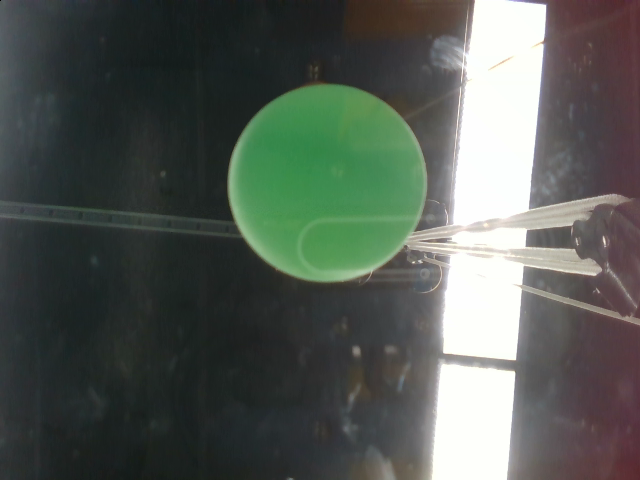
#> input picture src/images/rgb/set2/0_1_Color.png, 640 x 480 px, found by its file name; its folder holds only this picture in this run
$ jupyter execute --allow-errors 'Equation Generator.ipynb'
#> lines starting #> are read from the running program, lines starting #| are printed output that depends on the picture; after the words box and inside, x2 and y2 are one past the last pixel; in counts of white or black regions, pixels touching at a corner belong together; long printed decimals are rounded
#> further down, img is the input picture: shape (480, 640, 3); mean B, G, R 84.9, 91.3, 84.7
[cell 1]
import numpy as np
from numpy import sin, cos
import cv2
import time
from math import pi
import os
import matplotlib.pyplot as plt
from scipy.optimize import curve_fit

[cell 2]
max_value = 255
max_value_H = 360 // 2

H_scale = 255/360.0 #H values span from 0-360
S_V_scale = 255/100.0 #S and V values span from 0-100

    #CHANGE THESE HSV VALUES
H_low = 80
S_low = 23
V_low = 50
H_high = 150
S_high = 100
V_high = 100

#Use HSV Color Picker values and scale to 0-255 range
red_lower = (int(H_low*H_scale), int(S_low*S_V_scale), int(V_low*S_V_scale))
red_upper = (int(H_high*H_scale), int(S_high*S_V_scale), int(V_high*S_V_scale))
window_capture_name = 'Video Capture'
window_detection_name = 'Object Detection'
low_H_name = 'Low H'
low_S_name = 'Low S'
low_V_name = 'Low V'
high_H_name = 'High H'
high_S_name = 'High S'
high_V_name = 'High V'

# [4 lines of commented-out code are left out]

[cell 3]
# [70 lines left out: functions rotate, on_low_H_thresh_trackbar, on_high_H_thresh_trackbar, on_low_S_thresh_trackbar, on_high_S_thresh_trackbar, on_low_V_thresh_trackbar and 1 more, not called in this run]

[cell 4]
def track(frame):
    blurred = cv2.GaussianBlur(frame, (11, 11), 0)
    hsv = cv2.cvtColor(blurred, cv2.COLOR_BGR2HSV)
#> hsv: shape (480, 640, 3); mean H, S, V 81.3, 42, 94.7
    mask = cv2.inRange(hsv, red_lower, red_upper)
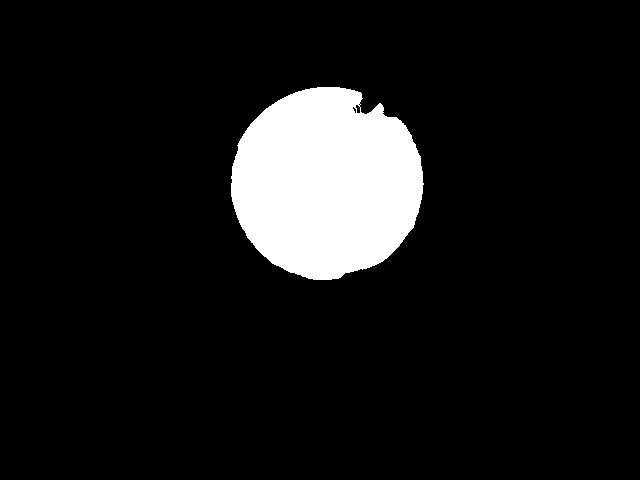
#> mask: shape (480, 640); 9.3% white; 1 white region, box (x1, y1, x2, y2) and area: (231, 87, 424, 280) 28653
    mask = cv2.erode(mask, None, iterations=2)
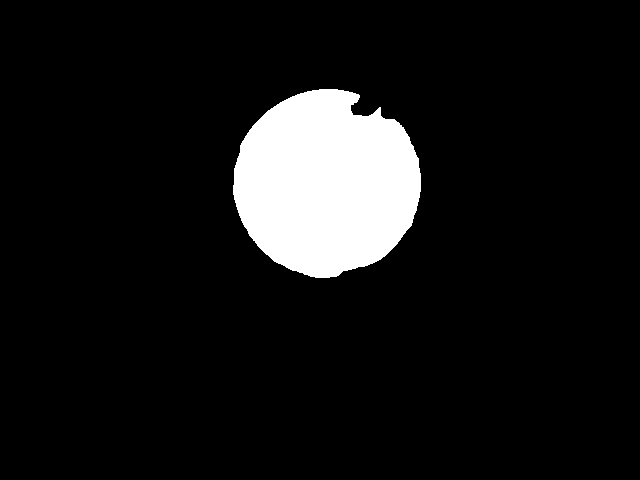
#> mask: shape (480, 640); 8.8% white; 1 white region, box (x1, y1, x2, y2) and area: (233, 89, 421, 278) 27019
    mask = cv2.dilate(mask, None, iterations=2)
#> mask: shape (480, 640); 9.3% white; 1 white region
    cnts, trash = cv2.findContours(mask.copy(), cv2.RETR_EXTERNAL, cv2.CHAIN_APPROX_SIMPLE)
#> cnts = 1 contour; box (x1, y1, x2, y2) and area: (231, 87, 423, 280) 28322; trash = [[-1, -1, -1, -1]]
    center = None

    if len(cnts) > 0:
        c = max(cnts, key=cv2.contourArea)
#> c = contour of 265 points, box (x1, y1, x2, y2) (231, 87, 423, 280), area 28322
        ((x, y), radius) = cv2.minEnclosingCircle(c)
#> x = 326.8; y = 182.7; radius = 97.24
        M = cv2.moments(c)
#> M = moments, m00 28322.5, centre m10/m00, m01/m00 = (325.9, 183.4)
        center = (int(M["m10"] / M["m00"]), int(M["m01"] / M["m00"]))
#> center = (325, 183)

        if radius > 15:
            cv2.circle(frame, (int(x), int(y)), int(radius), (0, 255, 255), 2)
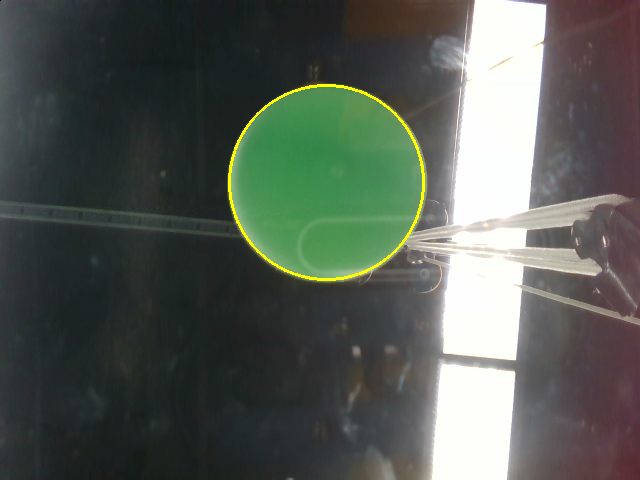
#> frame: shape (480, 640, 3); 0.56% of pixels changed, all inside (x1, y1, x2, y2) = (228, 84, 425, 281)
            cv2.circle(frame, center, 5, (0, 0, 255), -1)
#> frame: shape (480, 640, 3); 0.03% of pixels changed, all inside (x1, y1, x2, y2) = (320, 178, 331, 189)
            xoffset = int(center[0])
#> xoffset = 325
            yoffset = int(center[1])
#> yoffset = 183
        else:
            xoffset = 0
            yoffset = 0
    else:
        xoffset = 0
        yoffset = 0
    #cv2.imshow('image',frame)
    #cv2.waitKey(0)
    #cv2.destroyAllWindows()
    return radius

[cell 5]
path = 'C:/Users/madis/images/rgb/set2'
folder = os.fsencode(path)
r = []
d = []

for file in os.listdir(folder):
    filename = os.fsdecode(file)
    filepath = os.path.join(path, filename)
    if filename.endswith( ('.png') ): # whatever file types you're using...
        img = cv2.imread(filepath)
        dist = int(filename.split('_')[0])
        radius = track(img)
#> radius = 97.24
        r.append(radius)
        d.append(dist)
        #print(filename)

13_1_color.png
13_2_color.png
14_1_Color.png
14_2_Color.png
14_3_Color.png
15_1_Color.png
15_2_Color.png
15_3_Color.png

[cell 6]
# [7 lines left out: function equation, not called in this run]

[cell 7]
def linear(x, a, b):
    return a*x + b

[cell 8]
def inverse(x, a, b):
    return a/x + b

[cell 9]
def parabolic(x, a0, a1, a2):
    return a2*np.power(x, 2) + a1 * x + a0

[cell 10]
def exponential(x, a, b, c):
    return a * np.exp(-b*x) + c

[cell 11]
def f(x,a,b,c, d):
    return a*np.exp(-b*(x+d))+c

[cell 12]
threshhold_height = 2
small_r = []
small_d = []
big_r = []
big_d = []
for i in range(len(d)):
    if d[i] > threshhold_height:
        big_r.append(r[i])
        big_d.append(d[i])
    else:
        small_r.append(r[i])
        small_d.append(d[i])
#> after the loop, big_d = []; big_r = []; small_d = [0]; small_r = [97.24]
print(small_r, small_d, big_r, big_d)
#| [97.242] [0] [] []

[cell 13]
x = np.linspace(0, 100, 1000)
#popt1, pcov1 = curve_fit(linear, r, d)
#popt2, pcov2 = curve_fit(parabolic, r, d)
#popt3, pcov3 = curve_fit(exponential, r, d)
#> (the rest of this cell did not finish here and is left out)

popt5, pcov5 = curve_fit(linear, big_r, big_d)
popt6, pcov6 = curve_fit(parabolic, small_r, small_d)
popt7, pcov7 = curve_fit(parabolic, big_r, big_d)

#plt.plot(x, linear(x, *popt4), 'r-')

x1 = np.linspace(0, 60, 100)
x2 = np.linspace(60, 100, 100)
plt.plot(x2, parabolic(x2, *popt6), 'g-')
#plt.plot(x, linear(x, *popt5), 'r-')
#plt.plot(x, parabolic(x, *popt7), 'g-')


plt.plot(x1, f(x1,13.16154266,  0.04618347, 0.10378283, -25))

print(popt6)

plt.plot(r, d, 'ro')
plt.xlabel('radius')
plt.ylabel('height')
plt.ylim((0, 20))
plt.xlim((20, 100))
plt.show()

[cell 14]
x = np.linspace(0, 100, 1000)
x_shifted = np.linspace(25, 195, 1000)
r_prime = [i - 25 for i in r]
#> r_prime = [72.24]

#> (the rest of this cell did not finish here and is left out)

#x_prime = [a + 25 for a in x]
plt.plot(x, exponential(x, *popt3), 'b-')
print(popt3)

#x, y = equation(d, r, 2)
plt.plot(r_prime, d, 'ro')
plt.plot(r, d, 'go')

plt.plot(x, f(x,13.16154266,  0.04618347, 0.10378283, -25))

#plt.plot(x_shifted, y, 'y')
#plt.plot(x, 4.98794026*np.exp(-0.08947573*(x-25))+.07551643, 'b')
#plt.plot(x, y, 'g')
plt.xlabel('radius')
plt.ylabel('height')
plt.show()

$ run again, on src/images/rgb/set2/10_3_Color.png
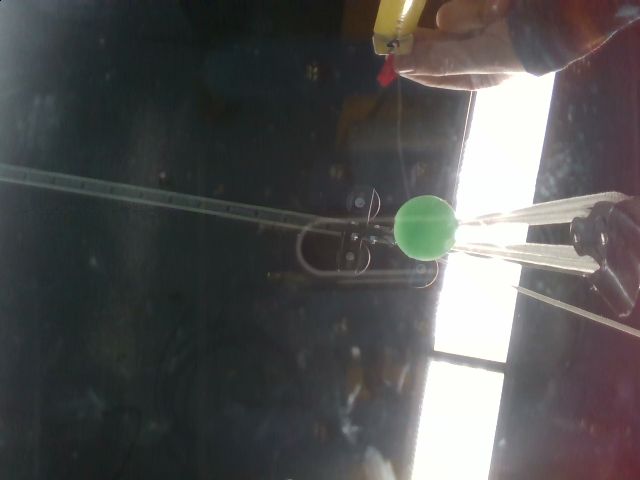
#> input picture src/images/rgb/set2/10_3_Color.png, 640 x 480 px, found by its file name
#> img is the input picture: shape (480, 640, 3); mean B, G, R 82.4, 82.9, 83.1
#> hsv: shape (480, 640, 3); mean H, S, V 86.7, 35.5, 87.6
#> in track, `mask = cv2.erode(mask, None, iterations=2)`:
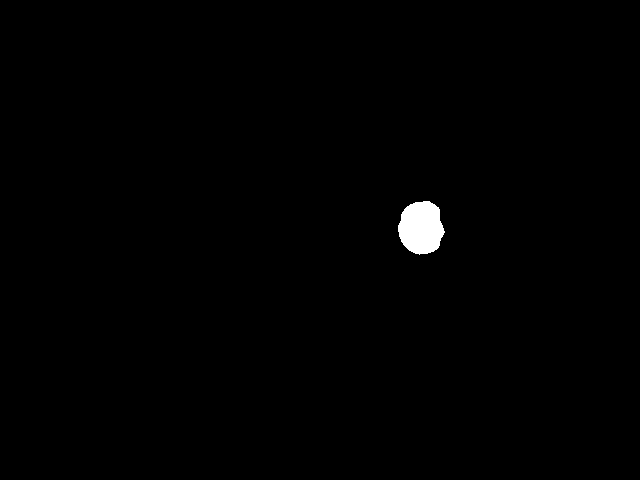
#> mask: shape (480, 640); 0.62% white; 1 white region, box (x1, y1, x2, y2) and area: (398, 201, 445, 255) 1920
#> cnts = 1 contour; box (x1, y1, x2, y2) and area: (396, 199, 447, 257) 2259; trash = [[-1, -1, -1, -1]]
#> c = contour of 77 points, box (x1, y1, x2, y2) (396, 199, 447, 257), area 2259
#> in track, `((x, y), radius) = cv2.minEnclosingCircle(c)`: x = 422.1; y = 227; radius = 29.41
#> M = moments, m00 2259, centre m10/m00, m01/m00 = (420.8, 227.4)
#> center = (420, 227)
#> in track, `cv2.circle(frame, (int(x), int(y)), int(radius), (0, 255, 255), 2)`:
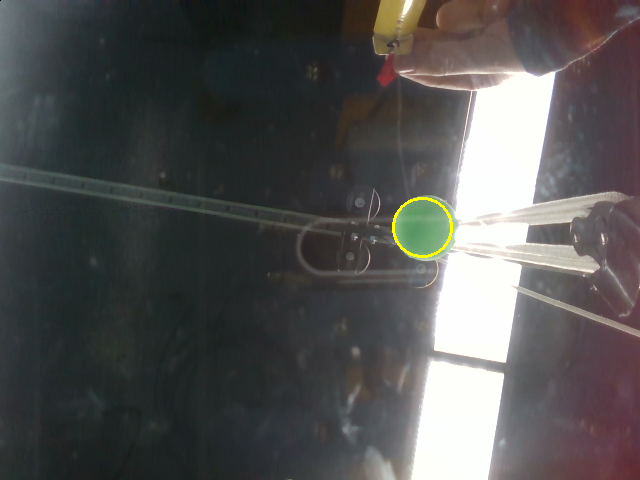
#> frame: shape (480, 640, 3); 0.18% of pixels changed, all inside (x1, y1, x2, y2) = (392, 197, 453, 258)
#> xoffset = 420
#> yoffset = 227
#> `radius = track(img)`: radius = 29.41
#> after the loop `for i in range(len(d)):`: big_d = [10]; big_r = [29.41]; small_d = []
#| [] [] [29.411] [10]
#> r_prime = [4.41]

$ run again, on src/images/rgb/set2/0_2_Color.png
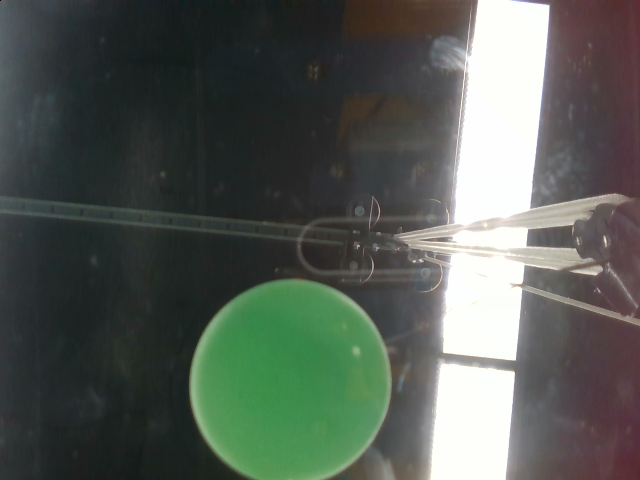
#> input picture src/images/rgb/set2/0_2_Color.png, 640 x 480 px, found by its file name
#> img is the input picture: shape (480, 640, 3); mean B, G, R 85.1, 92, 85.1
#> hsv: shape (480, 640, 3); mean H, S, V 78.2, 42.5, 95.4
#> in track, `mask = cv2.erode(mask, None, iterations=2)`:
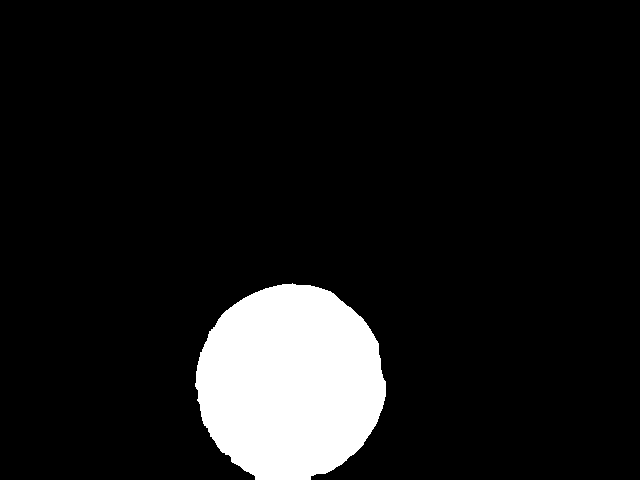
#> mask: shape (480, 640); 9.5% white; 1 white region, box (x1, y1, x2, y2) and area: (195, 283, 386, 480) 29174
#> cnts = 1 contour; box (x1, y1, x2, y2) and area: (193, 281, 388, 480) 30337; trash = [[-1, -1, -1, -1]]
#> c = contour of 267 points, box (x1, y1, x2, y2) (193, 281, 388, 480), area 30337
#> in track, `((x, y), radius) = cv2.minEnclosingCircle(c)`: x = 292.2; y = 383.9; radius = 102.9
#> M = moments, m00 30337, centre m10/m00, m01/m00 = (289.9, 381.9)
#> center = (289, 381)
#> in track, `cv2.circle(frame, (int(x), int(y)), int(radius), (0, 255, 255), 2)`:
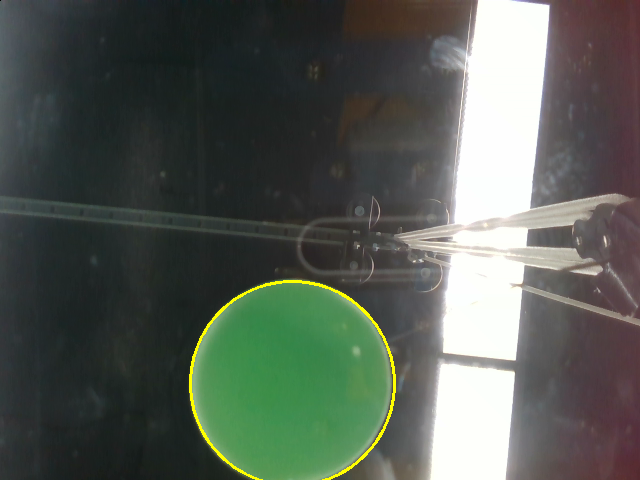
#> frame: shape (480, 640, 3); 0.56% of pixels changed, all inside (x1, y1, x2, y2) = (189, 280, 396, 480)
#> xoffset = 289
#> yoffset = 381
#> `radius = track(img)`: radius = 102.9
#> after the loop `for i in range(len(d)):`: big_d = []; small_d = [0]; small_r = [102.9]
#| [102.885] [0] [] []
#> r_prime = [77.89]
